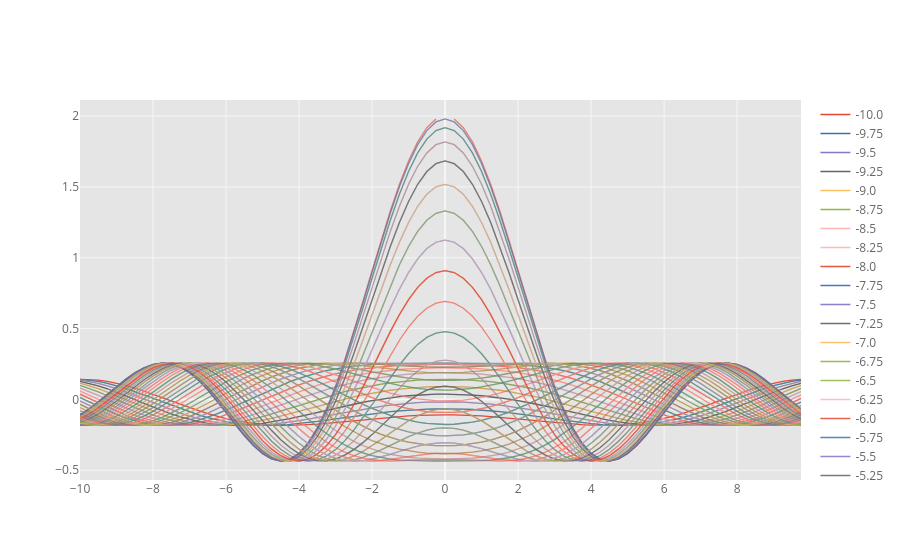

Notebook cell for this chart:
### Code cell
cf.datagen.sinwave(10,0.25).iplot()
